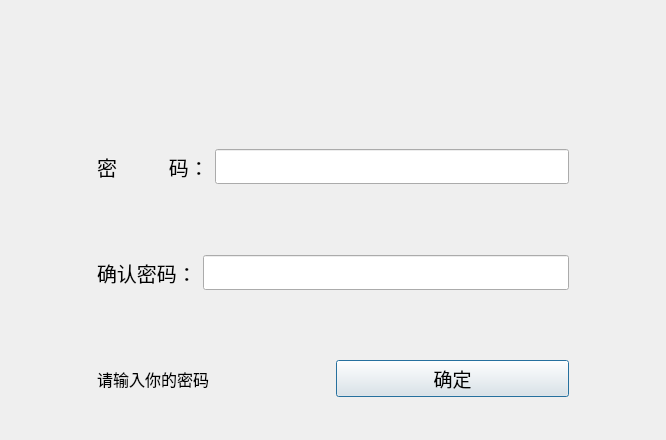
<?xml version="1.0" encoding="UTF-8"?>
<ui version="4.0">
 <class>resetpswd</class>
 <widget class="QDialog" name="resetpswd">
  <property name="geometry">
   <rect>
    <x>0</x>
    <y>0</y>
    <width>666</width>
    <height>440</height>
   </rect>
  </property>
  <property name="windowTitle">
   <string>修改密码</string>
  </property>
  <layout class="QVBoxLayout" name="verticalLayout">
   <item>
    <layout class="QHBoxLayout" name="horizontalLayout">
     <property name="leftMargin">
      <number>0</number>
     </property>
     <property name="topMargin">
      <number>10</number>
     </property>
     <property name="bottomMargin">
      <number>10</number>
     </property>
     <item>
      <widget class="QLabel" name="label">
       <property name="text">
        <string/>
       </property>
      </widget>
     </item>
     <item>
      <widget class="QLabel" name="label_5">
       <property name="minimumSize">
        <size>
         <width>80</width>
         <height>80</height>
        </size>
       </property>
       <property name="maximumSize">
        <size>
         <width>80</width>
         <height>80</height>
        </size>
       </property>
       <property name="text">
        <string/>
       </property>
       <property name="pixmap">
        <pixmap>../Users/icon/resetpswd.png</pixmap>
       </property>
       <property name="scaledContents">
        <bool>true</bool>
       </property>
      </widget>
     </item>
     <item>
      <widget class="QLabel" name="label_3">
       <property name="text">
        <string/>
       </property>
      </widget>
     </item>
    </layout>
   </item>
   <item>
    <layout class="QHBoxLayout" name="horizontalLayout_2">
     <item>
      <widget class="QLabel" name="label_6">
       <property name="minimumSize">
        <size>
         <width>80</width>
         <height>0</height>
        </size>
       </property>
       <property name="maximumSize">
        <size>
         <width>80</width>
         <height>16777215</height>
        </size>
       </property>
       <property name="text">
        <string/>
       </property>
      </widget>
     </item>
     <item>
      <widget class="QLabel" name="label_2">
       <property name="font">
        <font>
         <family>Adobe 黑体 Std R</family>
         <pointsize>15</pointsize>
        </font>
       </property>
       <property name="text">
        <string>密          码：</string>
       </property>
      </widget>
     </item>
     <item>
      <widget class="QLineEdit" name="newpassword">
       <property name="minimumSize">
        <size>
         <width>260</width>
         <height>35</height>
        </size>
       </property>
       <property name="font">
        <font>
         <pointsize>14</pointsize>
        </font>
       </property>
       <property name="maxLength">
        <number>16</number>
       </property>
       <property name="echoMode">
        <enum>QLineEdit::Password</enum>
       </property>
      </widget>
     </item>
     <item>
      <widget class="QLabel" name="label_7">
       <property name="minimumSize">
        <size>
         <width>80</width>
         <height>0</height>
        </size>
       </property>
       <property name="maximumSize">
        <size>
         <width>80</width>
         <height>16777215</height>
        </size>
       </property>
       <property name="text">
        <string/>
       </property>
      </widget>
     </item>
    </layout>
   </item>
   <item>
    <layout class="QHBoxLayout" name="horizontalLayout_3">
     <item>
      <widget class="QLabel" name="label_8">
       <property name="minimumSize">
        <size>
         <width>80</width>
         <height>0</height>
        </size>
       </property>
       <property name="maximumSize">
        <size>
         <width>80</width>
         <height>16777215</height>
        </size>
       </property>
       <property name="text">
        <string/>
       </property>
      </widget>
     </item>
     <item>
      <widget class="QLabel" name="label_4">
       <property name="font">
        <font>
         <family>Adobe 黑体 Std R</family>
         <pointsize>15</pointsize>
        </font>
       </property>
       <property name="text">
        <string>确认密码：</string>
       </property>
      </widget>
     </item>
     <item>
      <widget class="QLineEdit" name="newpassword2">
       <property name="minimumSize">
        <size>
         <width>260</width>
         <height>35</height>
        </size>
       </property>
       <property name="font">
        <font>
         <pointsize>14</pointsize>
        </font>
       </property>
       <property name="maxLength">
        <number>16</number>
       </property>
       <property name="echoMode">
        <enum>QLineEdit::Password</enum>
       </property>
      </widget>
     </item>
     <item>
      <widget class="QLabel" name="label_9">
       <property name="minimumSize">
        <size>
         <width>80</width>
         <height>0</height>
        </size>
       </property>
       <property name="maximumSize">
        <size>
         <width>80</width>
         <height>16777215</height>
        </size>
       </property>
       <property name="text">
        <string/>
       </property>
      </widget>
     </item>
    </layout>
   </item>
   <item>
    <layout class="QHBoxLayout" name="horizontalLayout_4">
     <item>
      <widget class="QLabel" name="label_10">
       <property name="minimumSize">
        <size>
         <width>80</width>
         <height>0</height>
        </size>
       </property>
       <property name="maximumSize">
        <size>
         <width>80</width>
         <height>16777215</height>
        </size>
       </property>
       <property name="text">
        <string/>
       </property>
      </widget>
     </item>
     <item>
      <widget class="QLabel" name="zhuce">
       <property name="minimumSize">
        <size>
         <width>180</width>
         <height>35</height>
        </size>
       </property>
       <property name="font">
        <font>
         <family>Adobe 黑体 Std R</family>
         <pointsize>12</pointsize>
        </font>
       </property>
       <property name="text">
        <string>请输入你的密码</string>
       </property>
      </widget>
     </item>
     <item>
      <widget class="QPushButton" name="conform">
       <property name="minimumSize">
        <size>
         <width>120</width>
         <height>35</height>
        </size>
       </property>
       <property name="font">
        <font>
         <family>Adobe 黑体 Std R</family>
         <pointsize>14</pointsize>
        </font>
       </property>
       <property name="text">
        <string>确定</string>
       </property>
      </widget>
     </item>
     <item>
      <widget class="QLabel" name="label_11">
       <property name="minimumSize">
        <size>
         <width>80</width>
         <height>0</height>
        </size>
       </property>
       <property name="maximumSize">
        <size>
         <width>80</width>
         <height>16777215</height>
        </size>
       </property>
       <property name="text">
        <string/>
       </property>
      </widget>
     </item>
    </layout>
   </item>
  </layout>
 </widget>
 <resources/>
 <connections/>
</ui>
